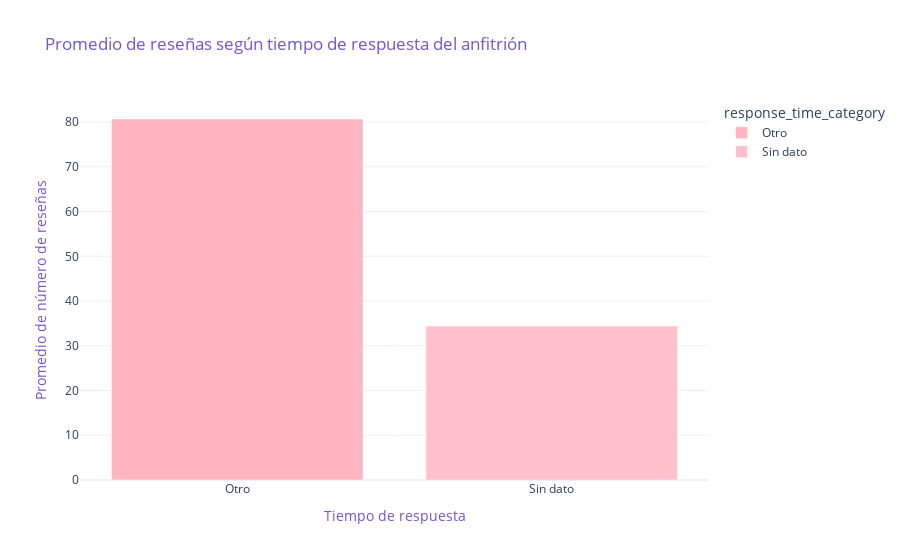

Notebook code cell kept with this figure:
### Markdown cell above
### <span style="color:#FF69B4">🕓 Hipótesis 5: Tiempo de respuesta del host ➔ Confianza del usuario</span>

<span style="color:#FF69B4">
🔹 **Hipótesis:**  
"Los anfitriones que responden consultas en menos de 2 horas obtienen un 30% más de solicitudes de reserva que los que demoran más de 6 horas."
</span>

### Code cell
# --- Crear una nueva categoría de tiempo de respuesta ---
def categorizar_respuesta(x):
    if pd.isna(x):
        return "Sin dato"
    elif "within an hour" in x.lower():
        return "<1 hora"
    elif "within a few hours" in x.lower():
        return "<2-3 horas"
    elif "within a day" in x.lower():
        return "En el día"
    elif "a few days or more" in x.lower():
        return ">1 día"
    else:
        return "Otro"

# Aplicar la función
data["response_time_category"] = data["host_response_time"].apply(categorizar_respuesta)

# --- Análisis: Promedio de número de reviews según tiempo de respuesta ---
response_reviews = data.groupby("response_time_category")["number_of_reviews"].mean().sort_values(ascending=False)

import plotly.express as px

# --- Gráfico (interactivo pastel rosado y gris) ---
fig = px.bar(
    response_reviews.reset_index(),
    x="response_time_category",
    y="number_of_reviews",
    title="Promedio de reseñas según tiempo de respuesta del anfitrión",
    color="response_time_category",
    color_discrete_sequence=["#FFB6C1", "#FFC0CB", "#D8BFD8", "#C0C0C0", "#D3D3D3"],  # Rosados y grises
    template="plotly_white"
)

fig.update_layout(
    xaxis_title="Tiempo de respuesta",
    yaxis_title="Promedio de número de reseñas",
    title_font_color="#6A5ACD",
    xaxis_title_font_color="#6A5ACD",
    yaxis_title_font_color="#6A5ACD"
)

fig.show()

### Figure 1 — Plotly figure (JSON) as saved in the notebook; plotly's stock layout.template omitted (floating-point values rounded to 4 significant figures)
{"data": [{"alignmentgroup": "True", "hovertemplate": "response_time_category=%{x}<br>number_of_reviews=%{y}<extra></extra>", "legendgroup": "Otro", "marker": {"color": "#FFB6C1", "pattern": {"shape": ""}}, "name": "Otro", "offsetgroup": "Otro", "orientation": "v", "showlegend": true, "textposition": "auto", "type": "bar", "x": ["Otro"], "xaxis": "x", "y": [80.69], "yaxis": "y"}, {"alignmentgroup": "True", "hovertemplate": "response_time_category=%{x}<br>number_of_reviews=%{y}<extra></extra>", "legendgroup": "Sin dato", "marker": {"color": "#FFC0CB", "pattern": {"shape": ""}}, "name": "Sin dato", "offsetgroup": "Sin dato", "orientation": "v", "showlegend": true, "textposition": "auto", "type": "bar", "x": ["Sin dato"], "xaxis": "x", "y": [34.4], "yaxis": "y"}], "layout": {"barmode": "relative", "legend": {"title": {"text": "response_time_category"}, "tracegroupgap": 0}, "title": {"font": {"color": "#6A5ACD"}, "text": "Promedio de reseñas según tiempo de respuesta del anfitrión"}, "xaxis": {"anchor": "y", "categoryarray": ["Otro", "Sin dato"], "categoryorder": "array", "domain": [0, 1], "title": {"font": {"color": "#6A5ACD"}, "text": "Tiempo de respuesta"}}, "yaxis": {"anchor": "x", "domain": [0, 1], "title": {"font": {"color": "#6A5ACD"}, "text": "Promedio de número de reseñas"}}}}
